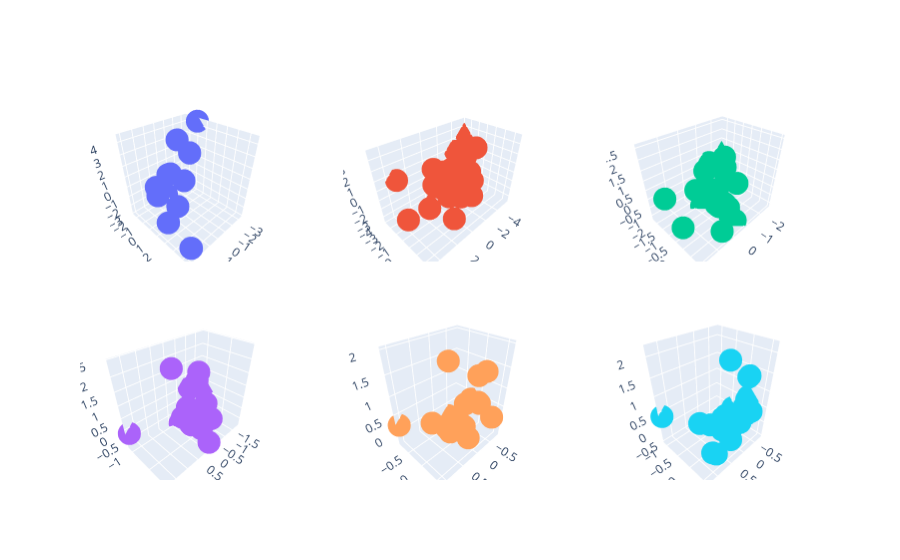

Notebook code for this chart:
### Code cell
nc = 3
nr = len(xt_sampled)//nc #+ 1
fig = make_subplots(rows=nr, cols=nc, 
                   specs = [[{"type": "scatter3d"} for i in range(nc)] for i in range(nr)]
                   )

for i in range(len(xt_sampled)):
    arr = xt_sampled[i].cpu().numpy()
    fig.add_trace(
        go.Scatter3d(x=arr[:, 0], y=arr[:, 1], z=arr[:, 2], mode='markers'),
        row=i//nc + 1, col=i%nc + 1
    )

fig.update_layout(height=nr*350, showlegend=False)
fig.show()
